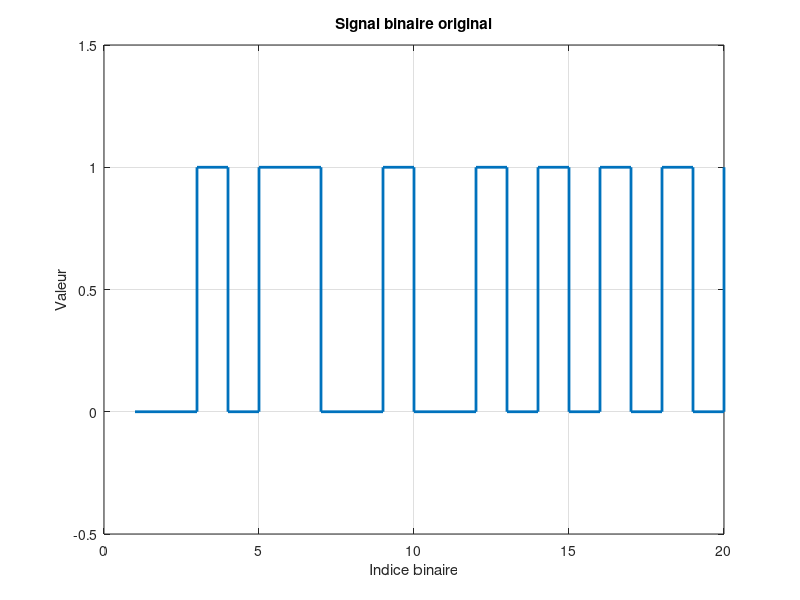
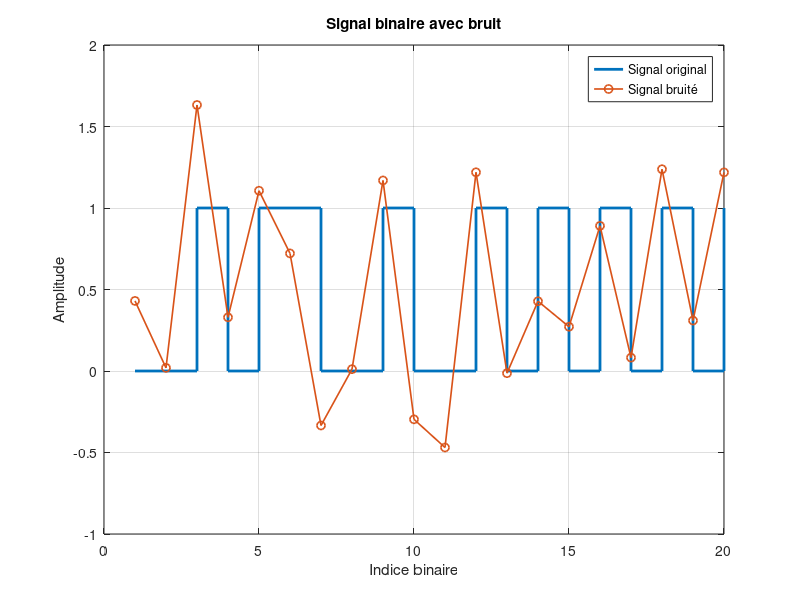
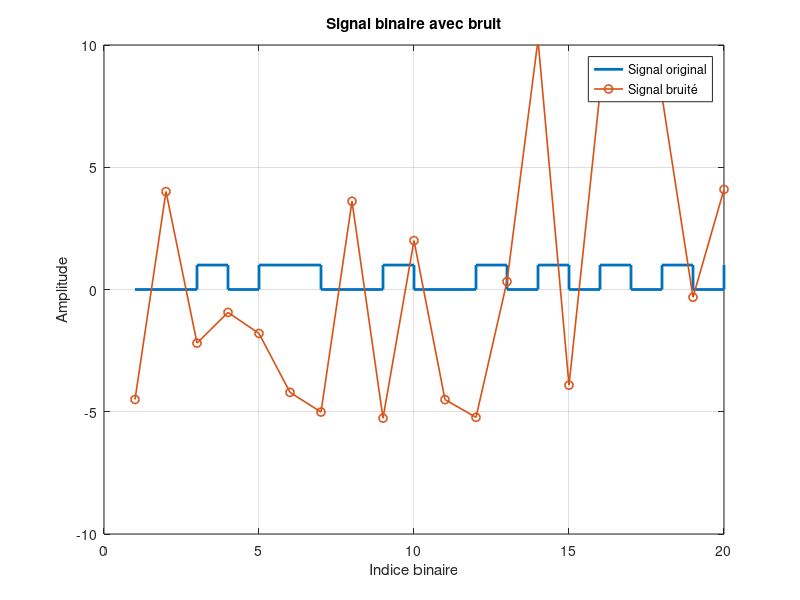

These figures' MATLAB source, in order:
%1. Générer 20 bits aléatoires. 
N = 20; 
bits = randi([0,1], 1,N);
%2. Afficher la suite binaire. 
disp("Affichons la suite binaire");
disp(bits);
%3. Représenter le signal sous forme d'escalier. 
figure;
stairs(1:N,bits, 'LineWidth' ,2);
stairs(bits, 'LineWidth', 2); 
grid on; 
xlabel('Indice binaire'); 
ylabel('Valeur'); 
title('Signal binaire original'); 
ylim([-0.5 1.5]);

%ajout un bruit gaussien
 %Ce code ajoute un bruit gaussien de faible amplitude au signal 
 % binaire initial bits en générant un vecteur de bruit aléatoire
 %  bruit avec une distribution normale centrée réduite, puis en le
 %  sommant au signal original pour obtenir un signal bruité signal_bruite.
 %  Ensuite, il affiche sur une même figure le signal binaire propre sous forme d'escalier
 %  et le signal bruité avec des points reliés par des lignes, permettant ainsi de visualiser
 %  clairement l'effet du bruit sur les valeurs discrètes du signal. Les axes sont étiquetés, un titre 
 % est ajouté, une légende distingue les deux signaux, et la plage verticale est limitée pour bien montrer
 %  les variations autour des niveaux 0 et 1.%
bruit = 0.3 * randn(1, N); 
signal_bruite = bits + bruit; 
% Affichage comparatif 
figure; 
stairs(bits, 'LineWidth', 2); 
hold on; 
plot(signal_bruite, 'o-', 'LineWidth', 1.2); 
grid on; 
xlabel('Indice binaire'); 
ylabel('Amplitude'); 
title('Signal binaire avec bruit'); 
legend('Signal original', 'Signal bruité'); 
ylim([-1 2]);

% Augmentons Amplitude du bruit
bruit = 5 * randn(1, N); 
signal_bruite = bits + bruit; 
% Affichage comparatif 
figure; 
stairs(bits, 'LineWidth', 2); 
hold on; 
plot(signal_bruite, 'o-', 'LineWidth', 1.2); 
grid on; 
xlabel('Indice binaire'); 
ylabel('Amplitude'); 
title('Signal binaire avec bruit'); 
legend('Signal original', 'Signal bruité'); 

ylim([-10 10]);
